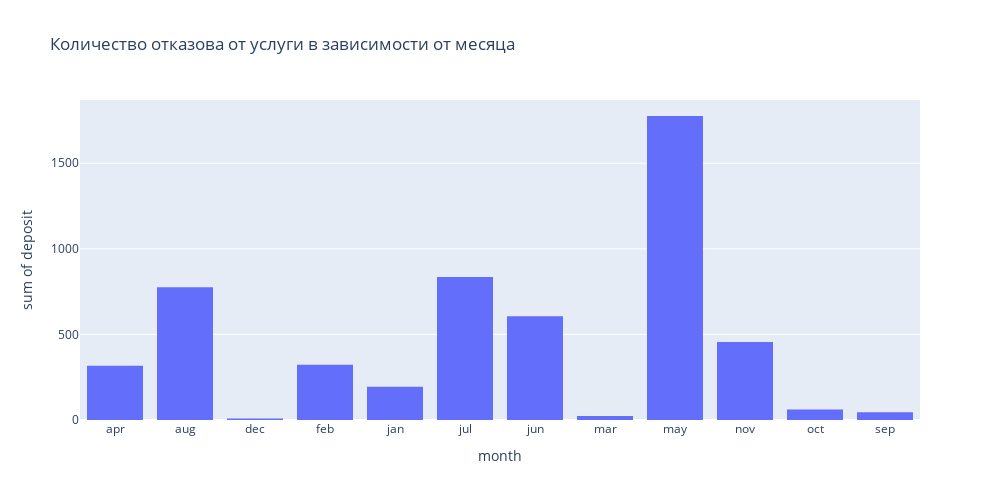

Here is the notebook cell this chart was saved with:
### Code cell
fig_age = px.histogram(
    data_frame = month_deposit_no,
    x = 'month',
    y = 'deposit',
    height = 500,
    width = 1000,
    title = 'Количество отказова от услуги в зависимости от месяца'
    )

fig_age.show()

### Figure 1 — Plotly figure (JSON) as saved in the notebook; plotly's stock layout.template omitted (floating-point values rounded to 4 significant figures)
{"data": [{"alignmentgroup": "True", "bingroup": "x", "histfunc": "sum", "hovertemplate": "month=%{x}<br>sum of deposit=%{y}<extra></extra>", "legendgroup": "", "marker": {"color": "#636efa", "pattern": {"shape": ""}}, "name": "", "offsetgroup": "", "orientation": "v", "showlegend": false, "type": "histogram", "x": ["apr", "aug", "dec", "feb", "jan", "jul", "jun", "mar", "may", "nov", "oct", "sep"], "xaxis": "x", "y": [317, 775, 9, 323, 194, 836, 606, 24, 1776, 456, 62, 46], "yaxis": "y"}], "layout": {"barmode": "relative", "height": 500, "legend": {"tracegroupgap": 0}, "title": {"text": "Количество отказова от услуги в зависимости от месяца"}, "width": 1000, "xaxis": {"anchor": "y", "domain": [0, 1], "title": {"text": "month"}}, "yaxis": {"anchor": "x", "domain": [0, 1], "title": {"text": "sum of deposit"}}}}
